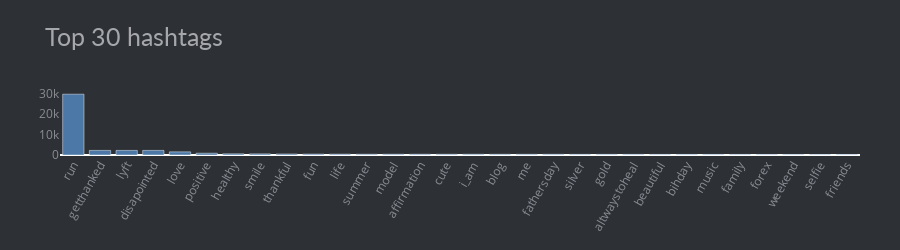

Here is the notebook cell this chart was saved with:
### Code cell
fig = px.bar(data_0[:30], x='Hashtag', y='Count', height=250,
             title='Top 30 hashtags',
             color_discrete_sequence=px.colors.qualitative.T10)
fig.update_yaxes(showgrid=False),
fig.update_xaxes(categoryorder='total descending')
fig.update_traces(hovertemplate=None)
fig.update_layout(margin=dict(t=100, b=0, l=60, r=40), 
                  hovermode="x unified",
                  xaxis_tickangle=300,
                  xaxis_title=' ', yaxis_title=" ",
                  plot_bgcolor='#2d3035', paper_bgcolor='#2d3035',
                  title_font=dict(size=25, color='#a5a7ab', family="Lato, sans-serif"),
                  font=dict(color='#8a8d93')
                  )

### Figure 1 — Plotly figure (JSON) as saved in the notebook; plotly's stock layout.template omitted (floating-point values rounded to 4 significant figures)
{"data": [{"alignmentgroup": "True", "legendgroup": "", "marker": {"color": "#4C78A8", "pattern": {"shape": ""}}, "name": "", "offsetgroup": "", "orientation": "v", "showlegend": false, "textposition": "auto", "type": "bar", "x": ["run", "getthanked", "lyft", "disapointed", "love", "positive", "healthy", "smile", "thankful", "fun", "life", "summer", "model", "affirmation", "cute", "i_am", "blog", "me", "fathersday", "silver", "gold", "altwaystoheal", "beautiful", "bihday", "music", "family", "forex", "weekend", "selfie", "friends"], "xaxis": "x", "y": [29753, 2244, 2244, 2243, 1542, 874, 571, 548, 491, 434, 406, 367, 365, 363, 354, 352, 346, 336, 333, 299, 298, 295, 283, 278, 274, 272, 265, 265, 258, 256], "yaxis": "y"}], "layout": {"barmode": "relative", "font": {"color": "#8a8d93"}, "height": 250, "hovermode": "x unified", "legend": {"tracegroupgap": 0}, "margin": {"b": 0, "l": 60, "r": 40, "t": 100}, "paper_bgcolor": "#2d3035", "plot_bgcolor": "#2d3035", "title": {"font": {"color": "#a5a7ab", "family": "Lato, sans-serif", "size": 25}, "text": "Top 30 hashtags"}, "xaxis": {"anchor": "y", "categoryorder": "total descending", "domain": [0, 1], "tickangle": -60, "title": {"text": " "}}, "yaxis": {"anchor": "x", "domain": [0, 1], "showgrid": false, "title": {"text": " "}}}}
